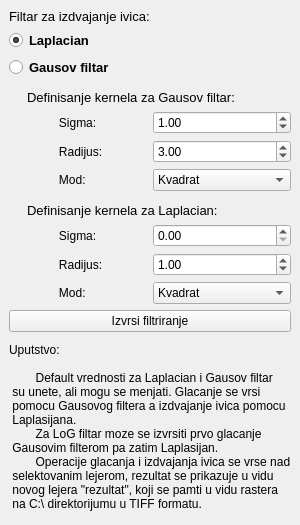
<?xml version="1.0" encoding="UTF-8"?>
<ui version="4.0">
 <class>IzdvajanjeIvicaDockWidgetBase</class>
 <widget class="QDockWidget" name="IzdvajanjeIvicaDockWidgetBase">
  <property name="geometry">
   <rect>
    <x>0</x>
    <y>0</y>
    <width>283</width>
    <height>525</height>
   </rect>
  </property>
  <property name="windowTitle">
   <string>Izdvajanje Ivica</string>
  </property>
  <widget class="QWidget" name="dockWidgetContents">
   <layout class="QGridLayout" name="gridLayout">
    <item row="1" column="0">
     <layout class="QVBoxLayout" name="verticalLayout">
      <item>
       <widget class="QLabel" name="label_2">
        <property name="font">
         <font>
          <pointsize>10</pointsize>
         </font>
        </property>
        <property name="text">
         <string>Filtar za izdvajanje ivica:</string>
        </property>
       </widget>
      </item>
      <item>
       <widget class="QRadioButton" name="radioLaplacian">
        <property name="font">
         <font>
          <pointsize>10</pointsize>
          <weight>75</weight>
          <bold>true</bold>
         </font>
        </property>
        <property name="text">
         <string>Laplacian</string>
        </property>
        <property name="checked">
         <bool>true</bool>
        </property>
       </widget>
      </item>
      <item>
       <widget class="QRadioButton" name="radioLoG">
        <property name="font">
         <font>
          <pointsize>10</pointsize>
          <weight>75</weight>
          <bold>true</bold>
         </font>
        </property>
        <property name="text">
         <string>Gausov filtar</string>
        </property>
        <property name="checked">
         <bool>false</bool>
        </property>
       </widget>
      </item>
      <item>
       <widget class="QWidget" name="widget" native="true"/>
      </item>
      <item>
       <widget class="QLabel" name="label_6">
        <property name="font">
         <font>
          <pointsize>10</pointsize>
         </font>
        </property>
        <property name="text">
         <string>     Definisanje kernela za Gausov filtar:</string>
        </property>
       </widget>
      </item>
      <item>
       <layout class="QHBoxLayout" name="horizontalLayout_4">
        <property name="sizeConstraint">
         <enum>QLayout::SetDefaultConstraint</enum>
        </property>
        <item>
         <widget class="QLabel" name="label_7">
          <property name="text">
           <string>               Sigma:</string>
          </property>
          <property name="alignment">
           <set>Qt::AlignLeading|Qt::AlignLeft|Qt::AlignVCenter</set>
          </property>
         </widget>
        </item>
        <item>
         <widget class="QDoubleSpinBox" name="doubleSpinBoxSigmaG">
          <property name="value">
           <double>1.000000000000000</double>
          </property>
         </widget>
        </item>
       </layout>
      </item>
      <item>
       <layout class="QHBoxLayout" name="horizontalLayout_5">
        <item>
         <widget class="QLabel" name="label_8">
          <property name="text">
           <string>               Radijus:</string>
          </property>
         </widget>
        </item>
        <item>
         <widget class="QDoubleSpinBox" name="doubleSpinBoxRadijusG">
          <property name="maximum">
           <double>99.989999999999995</double>
          </property>
          <property name="value">
           <double>3.000000000000000</double>
          </property>
         </widget>
        </item>
       </layout>
      </item>
      <item>
       <layout class="QHBoxLayout" name="horizontalLayout_6">
        <item>
         <widget class="QLabel" name="label_9">
          <property name="text">
           <string>               Mod:</string>
          </property>
         </widget>
        </item>
        <item>
         <widget class="QComboBox" name="comboKernelG">
          <property name="currentIndex">
           <number>1</number>
          </property>
          <item>
           <property name="text">
            <string>Krug</string>
           </property>
          </item>
          <item>
           <property name="text">
            <string>Kvadrat</string>
           </property>
          </item>
         </widget>
        </item>
       </layout>
      </item>
      <item>
       <widget class="QWidget" name="widget_3" native="true"/>
      </item>
      <item>
       <widget class="QLabel" name="label">
        <property name="font">
         <font>
          <pointsize>10</pointsize>
         </font>
        </property>
        <property name="text">
         <string>     Definisanje kernela za Laplacian:</string>
        </property>
       </widget>
      </item>
      <item>
       <layout class="QHBoxLayout" name="horizontalLayout">
        <property name="sizeConstraint">
         <enum>QLayout::SetDefaultConstraint</enum>
        </property>
        <item>
         <widget class="QLabel" name="label_3">
          <property name="text">
           <string>               Sigma:</string>
          </property>
          <property name="alignment">
           <set>Qt::AlignLeading|Qt::AlignLeft|Qt::AlignVCenter</set>
          </property>
         </widget>
        </item>
        <item>
         <widget class="QDoubleSpinBox" name="doubleSpinBoxSigmaL">
          <property name="value">
           <double>0.000000000000000</double>
          </property>
         </widget>
        </item>
       </layout>
      </item>
      <item>
       <layout class="QHBoxLayout" name="horizontalLayout_2">
        <item>
         <widget class="QLabel" name="label_4">
          <property name="text">
           <string>               Radijus:</string>
          </property>
         </widget>
        </item>
        <item>
         <widget class="QDoubleSpinBox" name="doubleSpinBoxRadijusL">
          <property name="value">
           <double>1.000000000000000</double>
          </property>
         </widget>
        </item>
       </layout>
      </item>
      <item>
       <layout class="QHBoxLayout" name="horizontalLayout_3">
        <item>
         <widget class="QLabel" name="label_5">
          <property name="text">
           <string>               Mod:</string>
          </property>
         </widget>
        </item>
        <item>
         <widget class="QComboBox" name="comboKernelL">
          <property name="currentIndex">
           <number>1</number>
          </property>
          <item>
           <property name="text">
            <string>Krug</string>
           </property>
          </item>
          <item>
           <property name="text">
            <string>Kvadrat</string>
           </property>
          </item>
         </widget>
        </item>
       </layout>
      </item>
      <item>
       <widget class="QPushButton" name="buttonDo">
        <property name="text">
         <string>Izvrsi filtriranje</string>
        </property>
       </widget>
      </item>
     </layout>
    </item>
    <item row="2" column="0">
     <widget class="QLabel" name="label_10">
      <property name="text">
       <string>Uputstvo:

        Default vrednosti za Laplacian i Gausov filtar
 su unete, ali mogu se menjati. Glacanje se vrsi 
 pomocu Gausovog filtera a izdvajanje ivica pomocu
 Laplasijana.
        Za LoG filtar moze se izvrsiti prvo glacanje
 Gausovim filterom pa zatim Laplasijan.
        Operacije glacanja i izdvajanja ivica se vrse nad
 selektovanim lejerom, rezultat se prikazuje u vidu
 novog lejera &quot;rezultat&quot;, koji se pamti u vidu rastera
 na C:\ direktorijumu u TIFF formatu.</string>
      </property>
     </widget>
    </item>
   </layout>
  </widget>
 </widget>
 <resources/>
 <connections/>
</ui>
